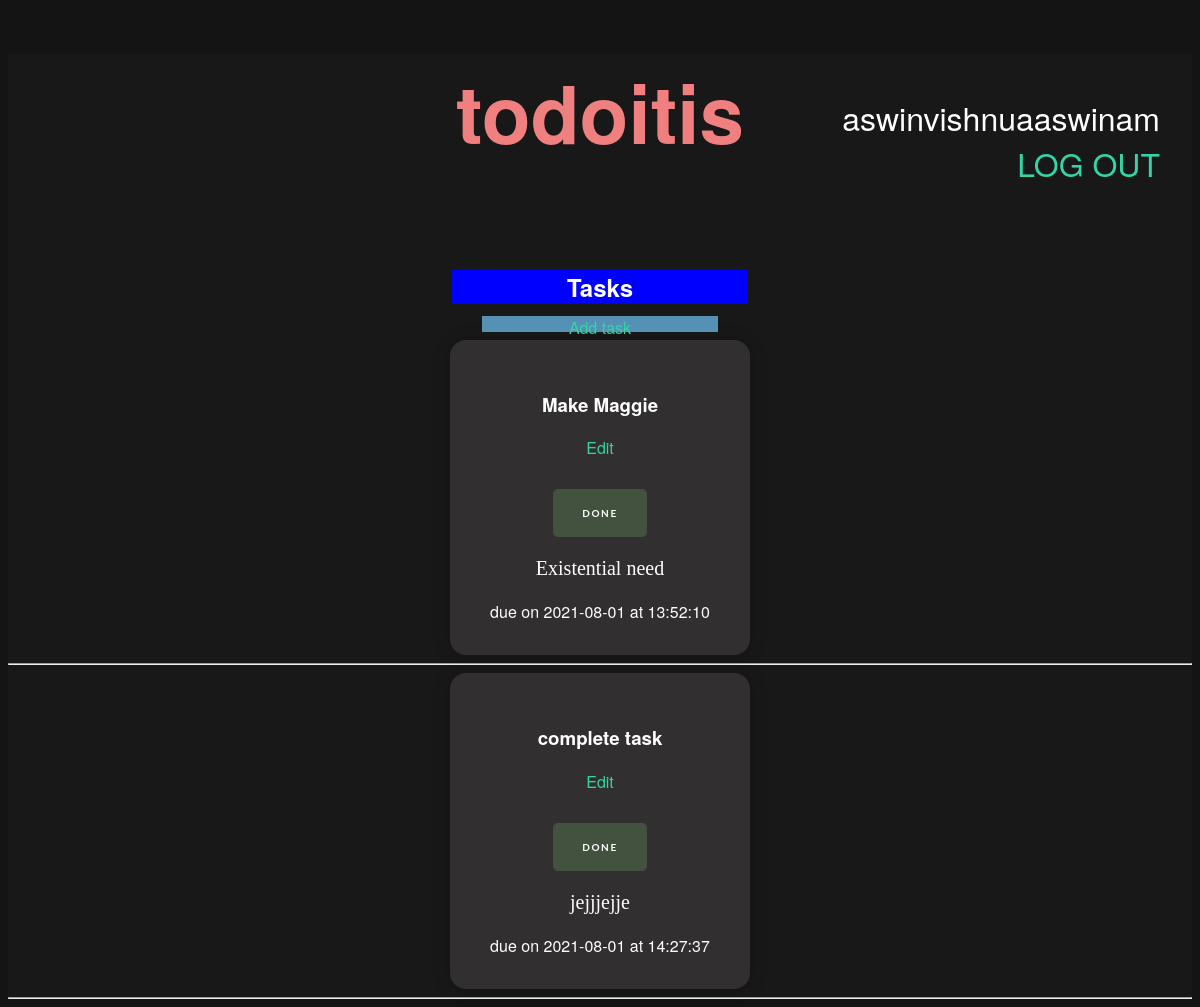
Screenshot of / (signed in) with the database file from the repository.
### tables this page shows
CREATE TABLE user (
  id INTEGER PRIMARY KEY AUTOINCREMENT,
  username TEXT UNIQUE NOT NULL,
  password TEXT NOT NULL
);

CREATE TABLE tasks(
  id INTEGER PRIMARY KEY AUTOINCREMENT,
  author_id INTEGER NOT NULL,
  due_time TIME NOT NULL,
  due_date DATE NOT NULL,
  task_name TEXT NOT NULL,
  task_desc TEXT NOT NULL,
  FOREIGN KEY (author_id) REFERENCES user (id)
);

### todoitis/todo.py (the view)
@login_required
@bp.route('/')
def index():
    db = get_db()
    tasks = db.execute(
        'SELECT p.id, task_name, task_desc,due_date,due_time, author_id, username'
        ' FROM tasks p JOIN user u ON p.author_id = u.id'
        ' ORDER BY due_date,due_time'
    ).fetchall()
    return render_template('tasks/index.html', tasks=tasks)

### todoitis/auth.py (called while the page is built)
@bp.before_app_request
def load_logged_in_user():
    user_id = session.get('user_id')
    if user_id is None:
        g.user = None
    else:
        g.user = get_db().execute(
            'SELECT * FROM user WHERE id = ?', (user_id,)
        ).fetchone()

### todoitis/db.py (called while the page is built)
def get_db():
    if 'db' not in g:
        g.db = sqlite3.connect(
            current_app.config['DATABASE'],
            detect_types=sqlite3.PARSE_DECLTYPES
        )
        g.db.row_factory = sqlite3.Row
    return g.db

### todoitis/templates/tasks/index.html
{% extends 'base.html' %}
{% block header %}
  {% if g.user%}
  <div class="taskhead">
  <h2>{% block title %}Tasks{% endblock %}</h2>
  </div>
  <div class="taskadd">
    <a class="action" href="{{ url_for('tasks.create') }}">Add task</a>
  </div>
  {% endif %}
{% endblock %}
{% block content %}
{% if g.user %}
  {% for task in tasks %}
  {% if g.user['id'] == task['author_id'] %}
    <article class="task">
      <header>
        <div>
          <h3>{{ task['task_name'] }}</h3>
        </div>
          <a class="action" href="{{ url_for('tasks.update', id=task['id']) }}">Edit</a>
          <form class="done" action="{{ url_for('tasks.delete', id=task['id']) }}" method="post">
            <input class="danger" type="submit" value="Done" onclick="return confirm('Are you sure?');">
          </form>
      </header>
      <p class="body">{{ task['task_desc'] }}</p>
      <div class="duedate">due on {{ task['due_date'].strftime('%Y-%m-%d') }} at {{ task['due_time']}}</div>
    </article>
      <hr>
    {% endif %}
  {% endfor %}
 {% endif %}
{% endblock %}

### todoitis/templates/base.html (shortened to what this page needs)
<!doctype html>
<link rel="stylesheet" href="{{ url_for('static', filename='style.css') }}">
<h1>todoitis</h1>
<div class="logreg">
<ul>
  {% if g.user %}
    <li><span>{{ g.user['username'] }}</span>
    <li><a href="{{ url_for('auth.logout') }}">LOG OUT</a>
  {% else %}
    <li><a href="{{ url_for('auth.register') }}">REGISTER</a>
    <li><a href="{{ url_for('auth.login') }}">LOG IN</a>
  {% endif %}
</ul>
</div>
<section class="content">
  <header>
    {% block header %}{% endblock %}
  </header>
  {% block content %}{% endblock %}
</section>

### todoitis/static/style.css (style rules this page uses)
* { list-style-type: none; color: white; }
h1 { color: lightcoral; font-size: 5rem; text-align: center; }
p { font-family: verdana; font-size: 20px; }
.logreg { font-size: 2rem; color: rgb(53, 212, 165); text-decoration: none; text-align: right; margin-top: -12rem; padding: 2rem; }
a { color: rgb(53, 212, 165); text-decoration: none; }
.taskhead { text-align: center; background-color: blue; width: 25%; margin : 0 auto; padding: 10 rem; }
.taskadd { text-align: center; background-color: rgb(84, 145, 180); width: 20%; margin : 0 auto; justify-content: center; height: 1rem; padding: 100 rem; top: 50%; -ms-transform: translateY(-50%); transform: translateY(-50%); vertical-align: middle; }
.task { width:20%; margin : 0 auto; text-align: center; background-color: rgb(49, 47, 47); box-shadow: grey; box-shadow: 0px 0px 18px 0 #0000002c; padding:2rem; border-radius: 1rem; }
[type="submit"] { font-family: 'Lato', Arial, Helvetica, sans-serif; width: 40%; background:#CC6666; border-radius:5px; border:0; cursor:pointer; margin-top:-4px; font-weight:700; display: inline-block; padding: 18px 20px; color: rgb(255, 255, 255); background-color: rgba(72, 92, 67, 0.788); border: 2px transparent crimson; border-radius:5px; font-size: 10px; text-transform: uppercase; letter-spacing: 0.1rem; margin-top: 30px; transition: 0.3s ease; transition-property: background-color, color; }

### rows the page displays
user: user.username "aswinvishnuaaswinam"
tasks: task_name "Make Maggie", task_desc "Existential need", due_date "2021-08-01", due_time "13:52:10"
tasks: task_name "complete task", task_desc "jejjjejje", due_date "2021-08-01", due_time "14:27:37"
